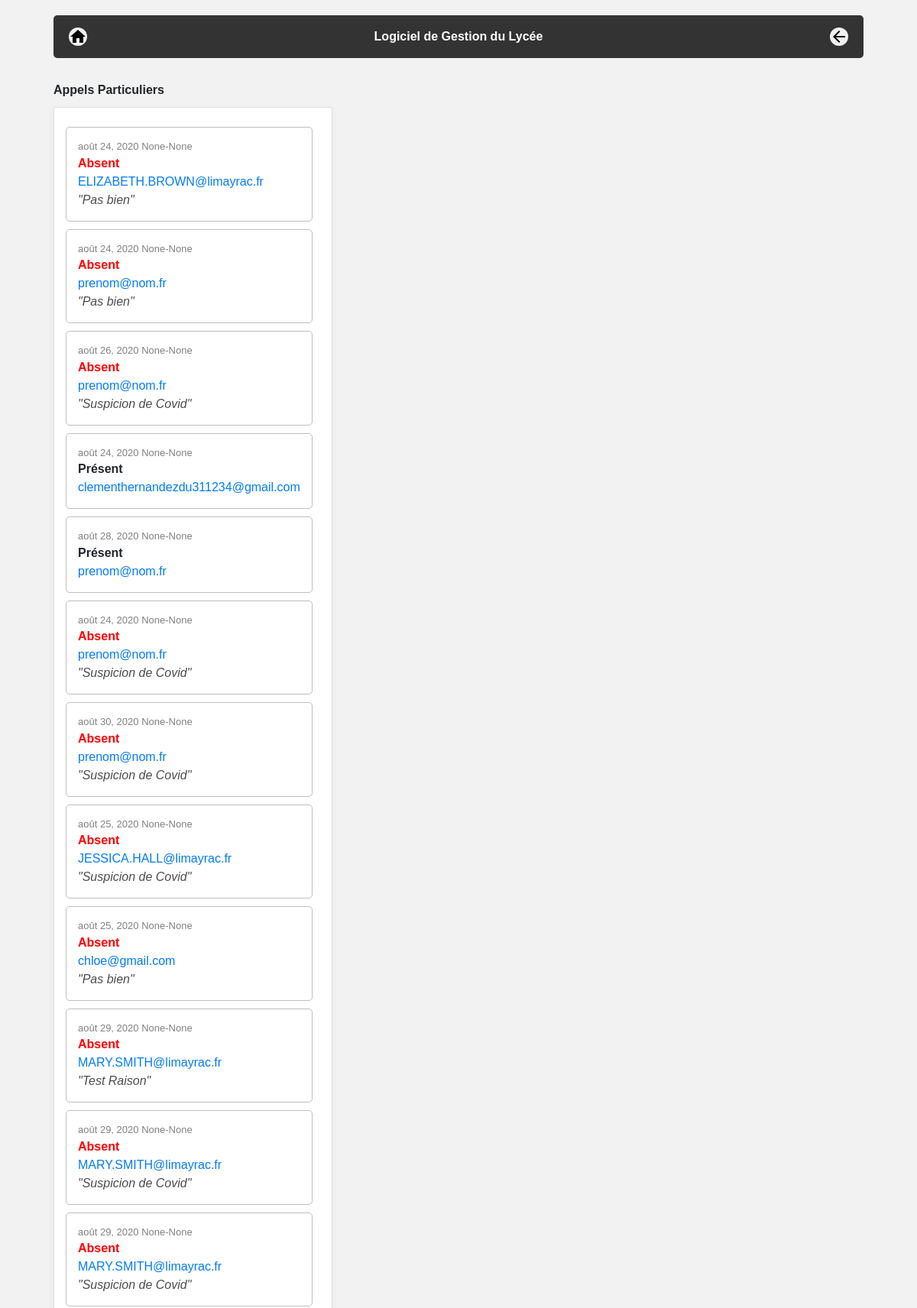
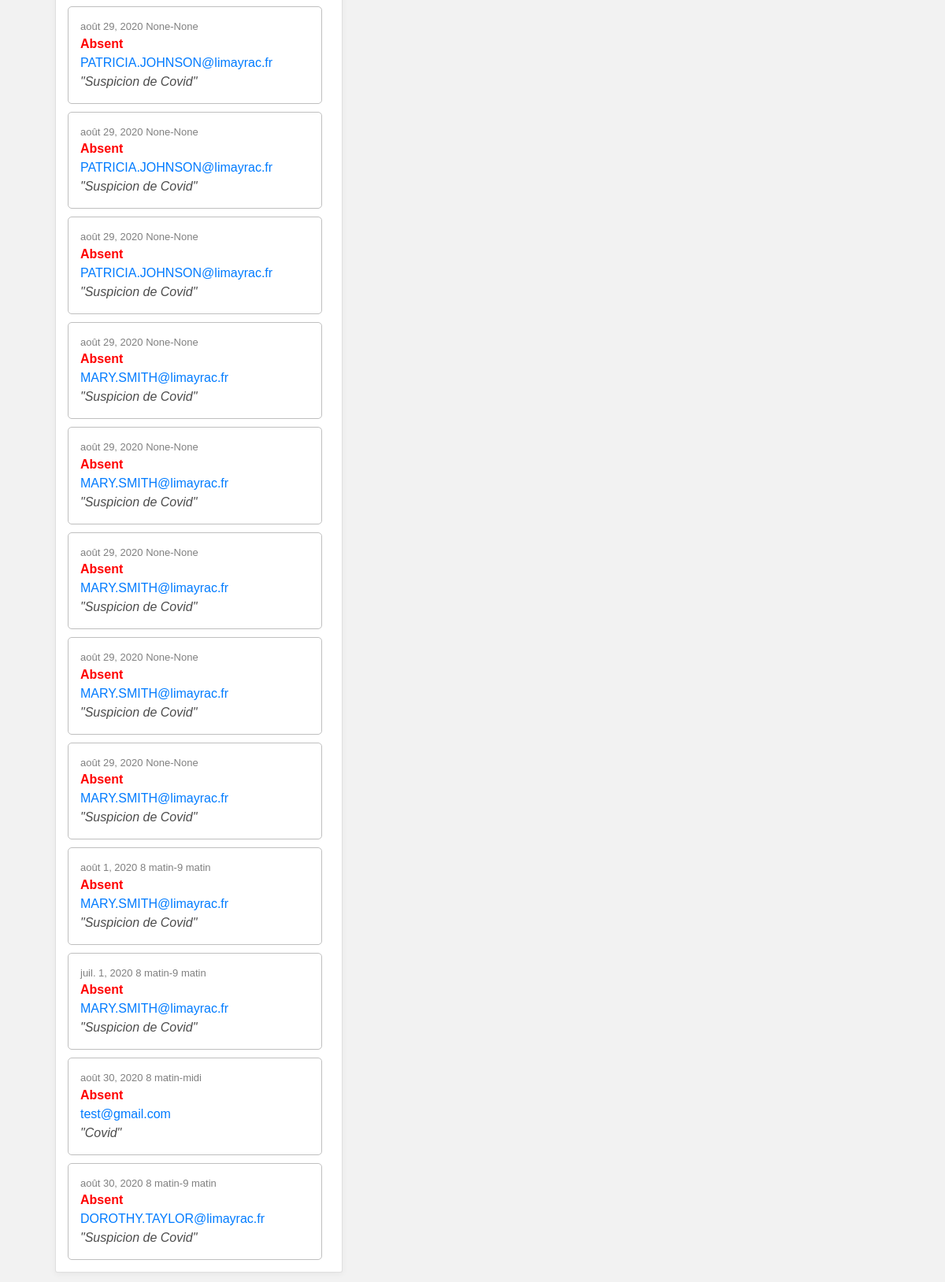
Screenshot of /lycee/rolls_student/list/ with the database file from the repository (2 pictures, top to bottom).
### lycee/models.py (models this page shows, shortened)
class RollDetail(models.Model):
    date = models.DateField(
        blank=False,
        null=False,
        default=datetime.date.today
    )
    student = models.ForeignKey(
        Student,
        on_delete=models.CASCADE,  # necessaire selon la version de Django
        null=False
    )
    absent = models.BooleanField(
        default=False
    )
    cause = models.CharField(
        max_length=100,
        blank=False,
        null=True,
        default=''
    )
    roll = models.ForeignKey(
        Roll,
        on_delete=models.CASCADE,  # necessaire selon la version de Django
        null=True
    )
    debut = models.TimeField(
        max_length=100,
        blank=False,
        null=False,
        default='08:00'
    )
    fin = models.TimeField(
        max_length=100,
        blank=False,
        null=False,
        default='09:00'
    )

class Student(models.Model):
    first_name = models.CharField(
        max_length=50,
        blank=False,
        null=False
    )
    birth_date = models.DateField(
        verbose_name='date of birth',
        blank=False,
        null=False
    )
    last_name = models.CharField(
        verbose_name="lastname",
        blank=False,  # pas de champ vide
        null=False,  # pas de champ null (a conjuguer avec default
        default="???",
        max_length=255,  # taille maximale du champ
    )
    phone = models.CharField(
        verbose_name="phonenumber",
        help_text="Phone number of the student",
        blank=False,  # pas de champ vide
        null=False,  # pas de champ null (a conjuguer avec default
        default="0999999999",
        max_length=10,  # taille maximale du champ
    )
    email = models.EmailField(
        verbose_name="email",
        help_text="Email of the student",
        blank=False,  # pas de champ vide
        null=False,  # pas de champ null (a conjuguer avec default
        default="x@y.z",
        max_length=255,  # taille maximale du champ
    )
    comments = models.CharField(
        verbose_name="comments",
        help_text="Some comments about the student",
        blank=True,
        null=False,  # pas de champ null (a conjuguer avec default
        default="",
        max_length=255,  # taille maximale du champ
    )
    cursus = models.ForeignKey(
        Cursus,
        help_text="Cursus of the student",
        on_delete=models.CASCADE,  # necessaire selon la version de Django
        null=True
    )

### lycee/views.py (the view)
def roll_specific_detail(request):
    result_list = RollDetail.objects.filter(roll_id__isnull=True)
    template = loader.get_template('lycee/calls/call_student_list.html')
    context = {
        'liste': result_list,
    }
    return HttpResponse(template.render(context, request))

### lycee/templates/lycee/calls/call_student_list.html (shortened to what this page needs)
{% extends "master.html" %}
{% if liste %}
    {% block content %}
        <div class="margin">
            <b>Appels Particuliers</b>
            <div class="contain3 card">
            {% for roll in liste %}
                {% if roll.absent == 1 %}
                <div class="description2 contain">
                    <div style="display: flex; flex-direction: column; color: red; justify-content: space-between;">
                        <div class="helptext">{{roll.date}}&nbsp;{{roll.debut}}-{{roll.fin}}</div>
                        <b>Absent&nbsp;</b>
                        <a href="/lycee/student/{{roll.student.id}}">
                            {{roll.student.email}}
                        </a>
                        <i style="color: #4c4c4c;">"{{roll.cause}}"</i>
                    </div>
                </div>
                {% else %}
                <div class="description2 contain">
                    <div style="display: flex; flex-direction: column; justify-content: space-between;">
                        <div class="helptext">{{roll.date}}&nbsp;{{roll.debut}}-{{roll.fin}}</div>
                        <b>Présent&nbsp;</b>
                        <a href="/lycee/student/{{roll.student.id}}">{{roll.student.email}}</a>
                    </div>
                </div>
                {% endif %}
            {% endfor %}
            </div>
        </div>
    {% endblock %}
{% else %}
    <p>No call to show.</p>
{% endif %}

### lycee/static/style.css (style rules this page uses)
body { background-color: #f2f2f2; max-width: 1100px; margin: auto; }
.margin { margin: 10px; }
.contain { padding: 15px; border: #bfbfbf 1px solid; border-radius: 5px; margin: 10px 10px 0px 0px; background: white; }
.contain3 { padding: 15px; margin: 10px 10px 0px 0px; background: white; border-radius: 3px; }
.description2 { display: flex; align-items: baseline; }
.helptext { font-size: 13px; color: gray; }
.card { box-shadow: 0 2px 8px rgba(0,0,0,.05); transition: 0.2s; background-color: white!important; }

### lycee/templates/master.html (style rules this page uses)
body { font-family: Arial, Helvetica, sans-serif; }

### rows the page displays
RollDetail: date "août 24, 2020", debut "None", fin "None", student.email "ELIZABETH.BROWN@limayrac.fr", cause "Pas bien"
RollDetail: date "août 24, 2020", debut "None", fin "None", student.email "prenom@nom.fr", cause "Pas bien"
RollDetail: date "août 26, 2020", debut "None", fin "None", student.email "prenom@nom.fr", cause "Suspicion de Covid"
RollDetail: date "août 24, 2020", debut "None", fin "None", student.email "clementhernandezdu311234@gmail.com"
RollDetail: date "août 28, 2020", debut "None", fin "None", student.email "prenom@nom.fr"
RollDetail: date "août 24, 2020", debut "None", fin "None", student.email "prenom@nom.fr", cause "Suspicion de Covid"
RollDetail: date "août 30, 2020", debut "None", fin "None", student.email "prenom@nom.fr", cause "Suspicion de Covid"
RollDetail: date "août 25, 2020", debut "None", fin "None", student.email "JESSICA.HALL@limayrac.fr", cause "Suspicion de Covid"
RollDetail: date "août 25, 2020", debut "None", fin "None", student.email "chloe@gmail.com", cause "Pas bien"
RollDetail: date "août 29, 2020", debut "None", fin "None", student.email "MARY.SMITH@limayrac.fr", cause "Test Raison"
RollDetail: date "août 29, 2020", debut "None", fin "None", student.email "MARY.SMITH@limayrac.fr", cause "Suspicion de Covid"
RollDetail: date "août 29, 2020", debut "None", fin "None", student.email "MARY.SMITH@limayrac.fr", cause "Suspicion de Covid"
RollDetail: date "août 29, 2020", debut "None", fin "None", student.email "PATRICIA.JOHNSON@limayrac.fr", cause "Suspicion de Covid"
RollDetail: date "août 29, 2020", debut "None", fin "None", student.email "PATRICIA.JOHNSON@limayrac.fr", cause "Suspicion de Covid"
RollDetail: date "août 29, 2020", debut "None", fin "None", student.email "PATRICIA.JOHNSON@limayrac.fr", cause "Suspicion de Covid"
RollDetail: date "août 29, 2020", debut "None", fin "None", student.email "MARY.SMITH@limayrac.fr", cause "Suspicion de Covid"
RollDetail: date "août 29, 2020", debut "None", fin "None", student.email "MARY.SMITH@limayrac.fr", cause "Suspicion de Covid"
RollDetail: date "août 29, 2020", debut "None", fin "None", student.email "MARY.SMITH@limayrac.fr", cause "Suspicion de Covid"
RollDetail: date "août 29, 2020", debut "None", fin "None", student.email "MARY.SMITH@limayrac.fr", cause "Suspicion de Covid"
RollDetail: date "août 29, 2020", debut "None", fin "None", student.email "MARY.SMITH@limayrac.fr", cause "Suspicion de Covid"
RollDetail: date "août 1, 2020", debut "8 matin", fin "9 matin", student.email "MARY.SMITH@limayrac.fr", cause "Suspicion de Covid"
RollDetail: date "juil. 1, 2020", debut "8 matin", fin "9 matin", student.email "MARY.SMITH@limayrac.fr", cause "Suspicion de Covid"
RollDetail: date "août 30, 2020", debut "8 matin", fin "midi", student.email "test@gmail.com", cause "Covid"
RollDetail: date "août 30, 2020", debut "8 matin", fin "9 matin", student.email "DOROTHY.TAYLOR@limayrac.fr", cause "Suspicion de Covid"
